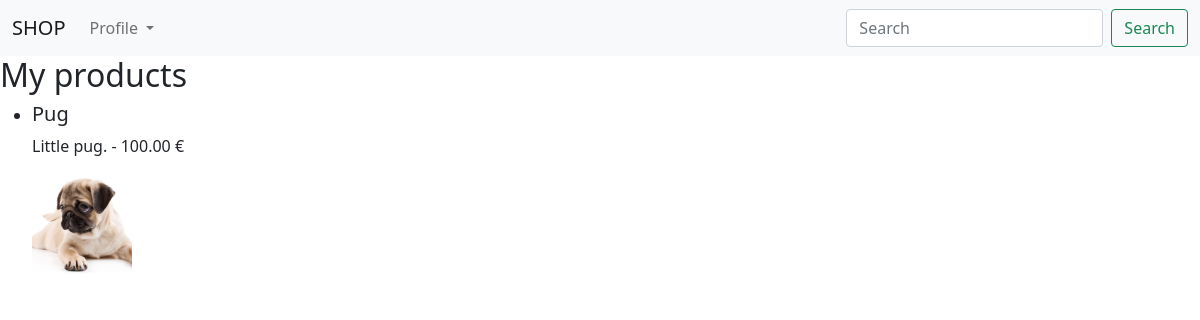
The app's page /, older data.
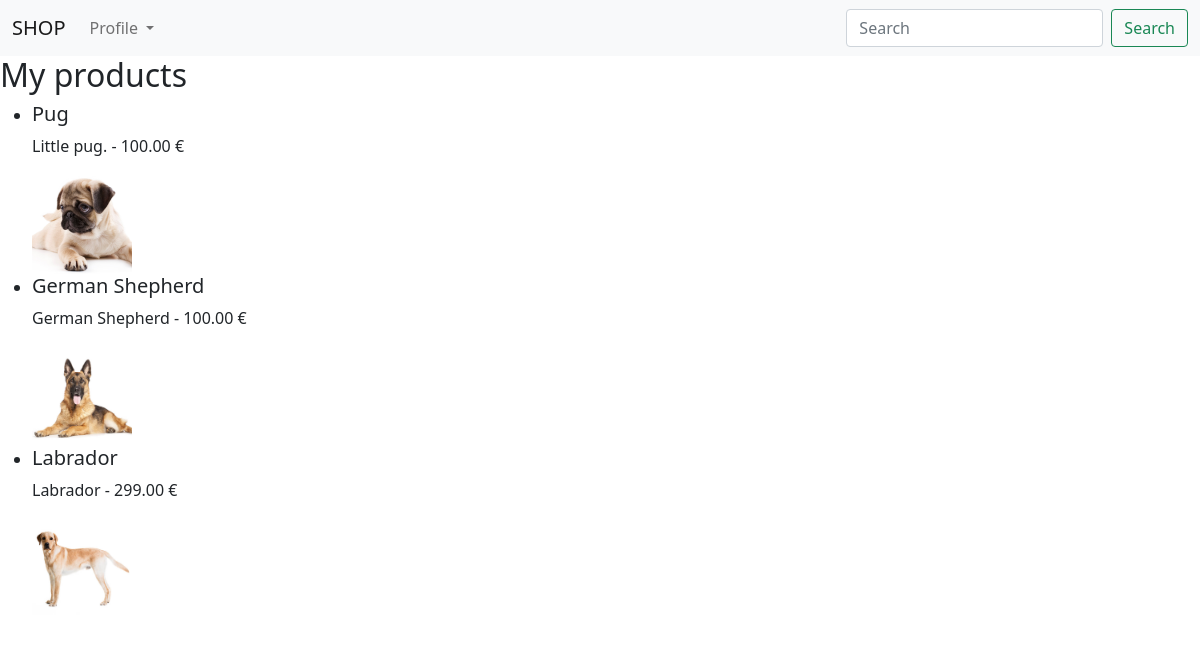
The same page, newer data.
### duarteshop/models.py (models this page shows)
class Product(models.Model):
    id = models.IntegerField(primary_key=True)
    name = models.TextField()
    description = models.TextField(null=True)
    price = models.DecimalField(max_digits=6, decimal_places=2, default=0.0)
    image = models.FileField(upload_to='products', null=True)
    isOnSale = models.BooleanField(default=False)
    isInStock = models.BooleanField(default=True)

### duarteshop/views.py (the view)
# urls.py: 2. Add a URL to urlpatterns:  path('', views.home, name='home')
def home(request):
    products = Product.objects.all()
    args = {
        'title': 'Website Title',
        'products': products,
    }
    return render(request, 'home.html', args)

### duarteshop/templates/home.html (shortened to what this page needs)
{%  extends "base.html" %}
{%  block content %}
   <h2>My products</h2>
   <ul>
   {% for p in products %}
      <li>
         <h5>{{p.name}}</h5>
         <p>{{p.description}} - {{p.price}} €</p>
         <a href="product/{{ p.id }}">
            <img src="{{ p.image.url }}" alt="{{p.name}}" height="100" width="100" />
         </a>
      </li>
   {% endfor %}
</ul>
{%  endblock %}

### duarteshop/templates/base.html (shortened to what this page needs)
<!DOCTYPE html>
<html lang="en">
<head>
    <link rel="stylesheet" href="https://cdn.jsdelivr.net/npm/bootstrap@5.1.3/dist/css/bootstrap.min.css">
</head>
<body>
    <nav class="navbar navbar-expand-lg navbar-light bg-light">
        <div class="container-fluid">
          <a class="navbar-brand" href="/">SHOP</a>
          <div class="collapse navbar-collapse" id="navbarSupportedContent">
            <ul class="navbar-nav me-auto mb-2 mb-lg-0">
              <li class="nav-item dropdown">
                <a class="nav-link dropdown-toggle" href="#" id="navbarDropdown" role="button" data-bs-toggle="dropdown" aria-expanded="false">
                  Profile
                </a>
              </li>
            </ul>
            <form class="d-flex">
              <input class="form-control me-2" type="search" placeholder="Search" aria-label="Search">
              <button class="btn btn-outline-success" type="submit">Search</button>
            </form>
          </div>
        </div>
      </nav>
    {% block content %}
    {% endblock %}
</body>
</html>

Row changes from the older to the newer data that the page shows:
added Product: name "German Shepherd", description "German Shepherd", price "100.00", image (picture)
added Product: name "Labrador", description "Labrador", price "299.00", image (picture)
